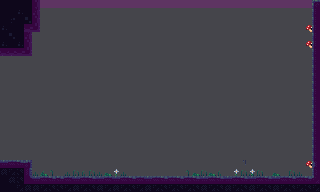

The image is a tile-based game level rendered from a .tmx file. Its description and source (layers, tilesets, objects; grid data summarised) follow:
An orthogonal 40x24 tile map with 8x8 px tiles, 4 tile layers (Background, Main, Foreground, Collision), 4 tilesets and 2 objects (2x Spawner).

<map version="1.4" tiledversion="1.4.2" orientation="orthogonal" renderorder="right-down" compressionlevel="0" width="40" height="24" tilewidth="8" tileheight="8" infinite="0" backgroundcolor="#45454B" nextlayerid="6" nextobjectid="1"><tileset firstgid="1" name="Adve_trans8" tilewidth="8" tileheight="8" tilecount="504" columns="24" objectalignment="topleft" margin="0" spacing="0"><image source="..\..\tilesets\adve-trans8.png" width="192" height="168" /></tileset><tileset firstgid="505" name="Paper_pixels8" tilewidth="8" tileheight="8" tilecount="1080" columns="18" objectalignment="topleft" margin="0" spacing="0"><image source="..\..\tilesets\paper-pixels8.png" width="144" height="480" /></tileset><tileset firstgid="1585" name="Caves_of_gallet8" tilewidth="8" tileheight="8" tilecount="96" columns="8" objectalignment="topleft" margin="0" spacing="0"><image source="..\..\tilesets\caves-of-gallet8.png" width="64" height="96" /></tileset><tileset firstgid="1681" name="Collision" tilewidth="8" tileheight="8" tilecount="1" columns="1" objectalignment="topleft"><image source="Collision.intgrid.png" width="8" height="8" /></tileset><layer id="1" name="Background" width="40" height="24" opacity="1"><data>[960 cells, 17 non-empty, 9 distinct tile ids]</data></layer><layer id="2" name="Main" width="40" height="24" opacity="1"><data>[960 cells, 142 non-empty, 30 distinct tile ids]</data></layer><layer id="3" name="Foreground" width="40" height="24" opacity="1"><data>[960 cells, 24 non-empty, 7 distinct tile ids]</data></layer><layer id="4" name="Collision" width="40" height="24" opacity="0.25"><data>[960 cells, 109 non-empty, 1 distinct tile ids]</data></layer><objectgroup id="5" name="Entities"><object name="Spawner" x="272" y="160" width="8" height="8"><properties><property name="__anchorX" type="int" value="276" /><property name="__anchorY" type="int" value="168" /><property name="__cx" type="int" value="34" /><property name="__cy" type="int" value="20" /><property name="Type" value="slime" /></properties></object><object name="Spawner" x="128" y="160" width="8" height="8"><properties><property name="__anchorX" type="int" value="132" /><property name="__anchorY" type="int" value="168" /><property name="__cx" type="int" value="16" /><property name="__cy" type="int" value="20" /><property name="Type" value="slime" /></properties></object></objectgroup></map>
